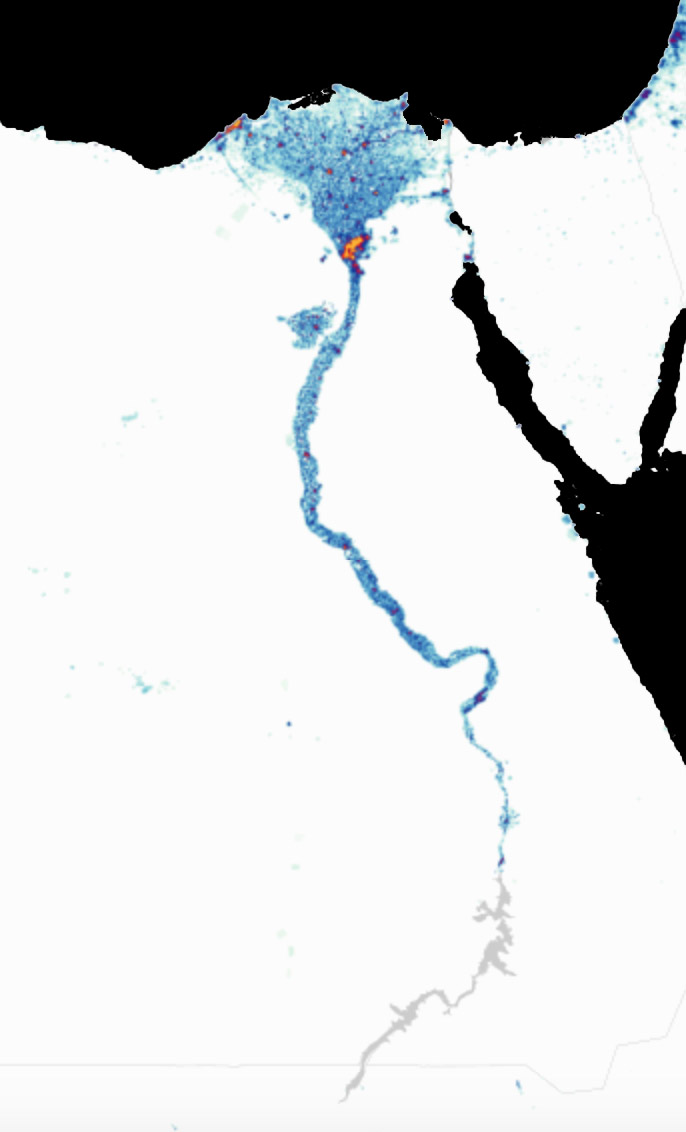
%> input picture Source Code/FinalOriginalCreation/NileRiver.jpg, 686 x 1132 px
$ octave OriginalCreationScript.m   (GNU Octave 9; MATLAB toolbox functions it lacks are replaced by stand-ins)
%> lines starting %> are read from the running program, lines starting %| are printed output that depends on the picture
%% The Merge Version 2

%% Configurable variables
startingInfectionProbability = 0.1;

%% Juds Masking
image = imread('NileRiver.jpg');
%> image is the input picture: size 1132x686x3 uint8; mean R, G, B 207.8, 210.2, 211.4
imageR = image(:,:,1);
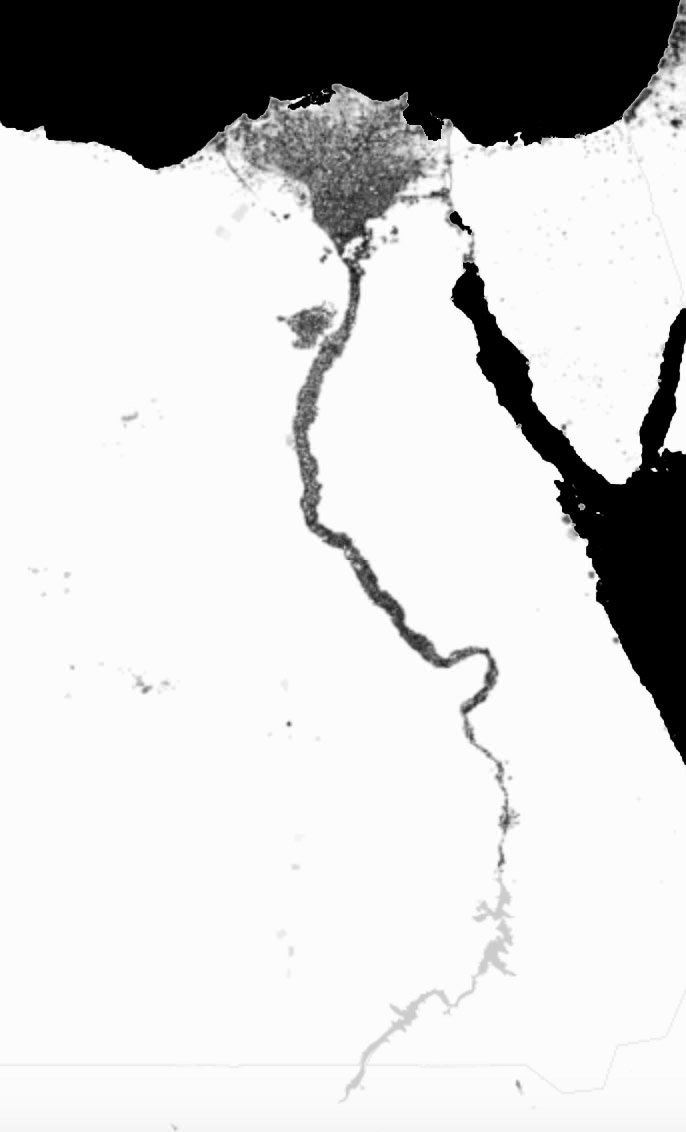
%> imageR: size 1132x686 uint8; min 0, max 255, mean 207.8
imageG = image(:,:,2);
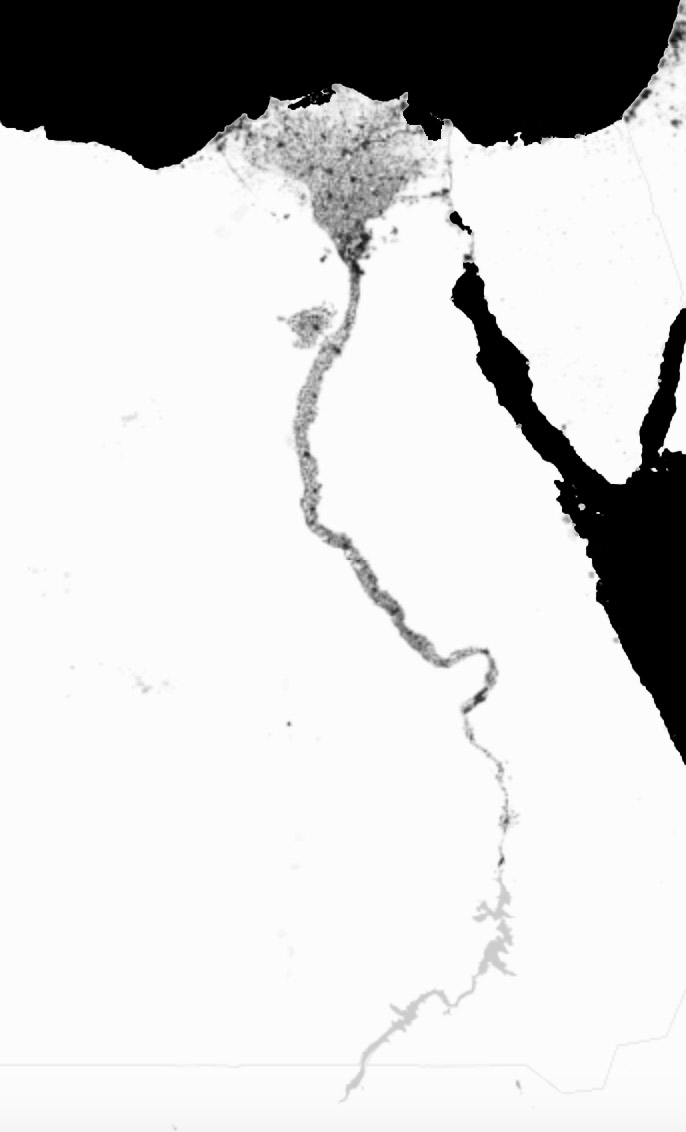
%> imageG: size 1132x686 uint8; min 0, max 255, mean 210.2
imageB = image(:,:,3);
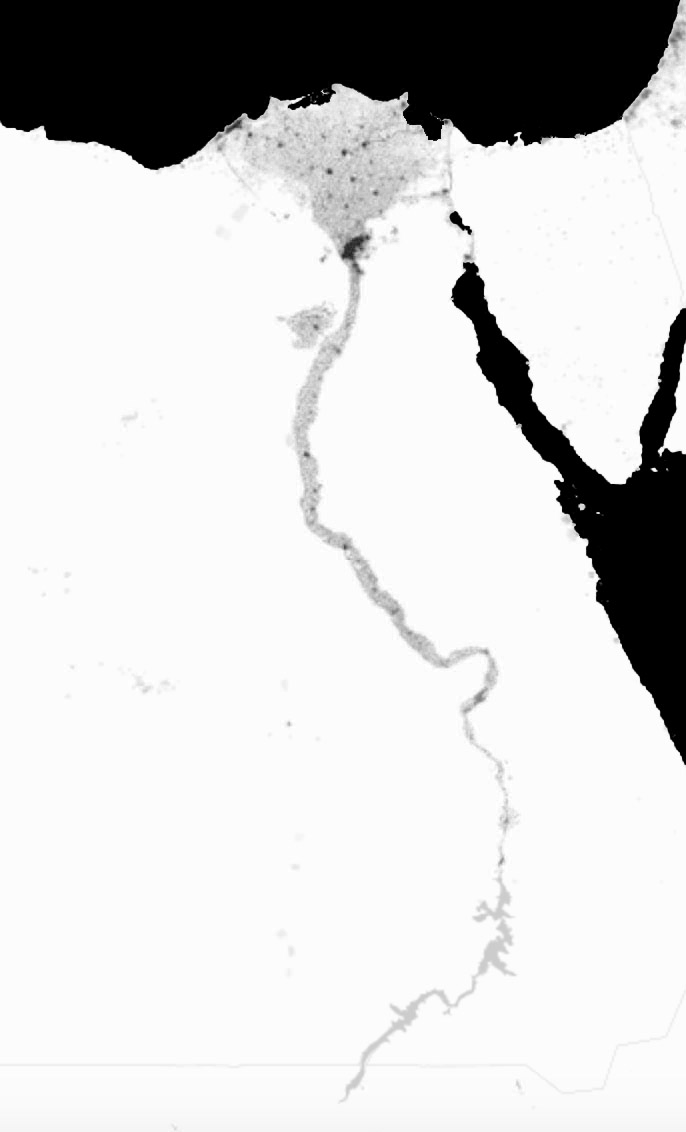
%> imageB: size 1132x686 uint8; min 0, max 255, mean 211.4
[Rows,Columns,dim] = size(image);
%> Rows = 1132; Columns = 686; dim = 3

% All the important values to make troubleshooting / calibration easier.

% Tolerance
t = 17;
% Blue tolerance (Needs to be smaller due to the lower "spread" of blue.
bt = 12;
%

%_______________________________________________________________________

% Pre-Everything Goal: Set up legend
legend_1 = imread('legend.jpg');
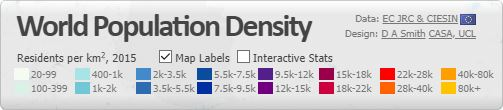
%> input picture Source Code/FinalOriginalCreation/legend.JPG, 503 x 110 px
%> legend_1 is the input picture: size 110x503x3 uint8; mean R, G, B 211.1, 209.1, 210.1
% Legend Details are as follows: la   (meaning legend a), lb, lc, ...

l1 = legend_1(74,24,:);
%> l1 = [245 251 237]
l2 = legend_1(88,24,:);
%> l2 = [216 244 230]
l3 = legend_1(74,84,:);
%> l3 = [168 227 235]
l4 = legend_1(88,84,:);
%> l4 = [122 197 216]
l5 = legend_1(74,144,:);
%> l5 = [67 138 204]
l6 = legend_1(88,144,:);
%> l6 = [49 103 189]
l7 = legend_1(74,204,:);
%> l7 = [3 81 155]
l8 = legend_1(88,204,:);
%> l8 = [0 48 163]
l9 = legend_1(74,264,:);
%> l9 = [87 31 130]
l10 = legend_1(88,264,:);
%> l10 = [104 0 114]
l11 = legend_1(74,324,:);
%> l11 = [159 0 77]
l12 = legend_1(88,324,:);
%> l12 = [200 2 61]
l13 = legend_1(74,384,:);
%> l13 = [245 5 0]
l14 = legend_1(88,384,:);
%> l14 = [255 96 0]
l15 = legend_1(74,448,:);
%> l15 = [251 157 9]
l16 = legend_1(88,448,:);
%> l16 = [255 192 0]


% Goal 1: Split to component colours
l1r = l1(1,1,1);
%> l1r = 245
l1g = l1(1,1,2);
%> l1g = 251
l1b = l1(1,1,3);
%> l1b = 237

l2r = l2(1,1,1);
%> l2r = 216
l2g = l2(1,1,2);
%> l2g = 244
l2b = l2(1,1,3);
%> l2b = 230

l3r = l3(1,1,1);
%> l3r = 168
l3g = l3(1,1,2);
%> l3g = 227
l3b = l3(1,1,3);
%> l3b = 235

l4r = l4(1,1,1);
%> l4r = 122
l4g = l4(1,1,2);
%> l4g = 197
l4b = l4(1,1,3);
%> l4b = 216

l5r = l5(1,1,1);
%> l5r = 67
l5g = l5(1,1,2);
%> l5g = 138
l5b = l5(1,1,3);
%> l5b = 204

l6r = l6(1,1,1);
%> l6r = 49
l6g = l6(1,1,2);
%> l6g = 103
l6b = l6(1,1,3);
%> l6b = 189

l7r = l7(1,1,1);
%> l7r = 3
l7g = l7(1,1,2);
%> l7g = 81
l7b = l7(1,1,3);
%> l7b = 155

l8r = l8(1,1,1);
%> l8r = 0
l8g = l8(1,1,2);
%> l8g = 48
l8b = l8(1,1,3);
%> l8b = 163

l9r = l9(1,1,1);
%> l9r = 87
l9g = l9(1,1,2);
%> l9g = 31
l9b = l9(1,1,3);
%> l9b = 130

l10r = l10(1,1,1);
%> l10r = 104
l10g = l10(1,1,2);
%> l10g = 0
l10b = l10(1,1,3);
%> l10b = 114

l11r = l11(1,1,1);
%> l11r = 159
l11g = l11(1,1,2);
%> l11g = 0
l11b = l11(1,1,3);
%> l11b = 77

l12r = l12(1,1,1);
%> l12r = 200
l12g = l12(1,1,2);
%> l12g = 2
l12b = l12(1,1,3);
%> l12b = 61

l13r = l13(1,1,1);
%> l13r = 245
l13g = l13(1,1,2);
%> l13g = 5
l13b = l13(1,1,3);
%> l13b = 0

l14r = l14(1,1,1);
%> l14r = 255
l14g = l14(1,1,2);
%> l14g = 96
l14b = l14(1,1,3);
%> l14b = 0

l15r = l15(1,1,1);
%> l15r = 251
l15g = l15(1,1,2);
%> l15g = 157
l15b = l15(1,1,3);
%> l15b = 9

l16r = l16(1,1,1);
%> l16r = 255
l16g = l16(1,1,2);
%> l16g = 192
l16b = l16(1,1,3);
%> l16b = 0

% Goal 2: Automasker
    % Red Mask
for x = 1:Rows
    for y = 1:Columns
        if imageR(x,y) >= l1r-t && imageR(x,y) <= l1r+t
            imageR(x,y) = l1r;
        elseif imageR(x,y) >= l2r-t && imageR(x,y) <= l2r+t
            imageR(x,y) = l2r;
        elseif imageR(x,y) >= l3r-t && imageR(x,y) <= l3r+t
            imageR(x,y) = l3r;
        elseif imageR(x,y) >= l4r-t && imageR(x,y) <= l4r+t
            imageR(x,y) = l4r;
        elseif imageR(x,y) >= l5r-t && imageR(x,y) <= l5r+t
            imageR(x,y) = l5r;
        elseif imageR(x,y) >= l6r-t && imageR(x,y) <= l6r+t
            imageR(x,y) = l6r;
        elseif imageR(x,y) >= l7r-t && imageR(x,y) <= l7r+t
            imageR(x,y) = l7r;
        elseif imageR(x,y) >= l8r-t && imageR(x,y) <= l8r+t
            imageR(x,y) = l8r;
        elseif imageR(x,y) >= l9r-t && imageR(x,y) <= l9r+t
            imageR(x,y) = l9r;
        elseif imageR(x,y) >= l10r-t && imageR(x,y) <= l10r+t
            imageR(x,y) = l10r;
        elseif imageR(x,y) >= l11r-t && imageR(x,y) <= l11r+t
            imageR(x,y) = l11r;
        elseif imageR(x,y) >= l12r-t && imageR(x,y) <= l12r+t
            imageR(x,y) = l12r;
        elseif imageR(x,y) >= l13r-t && imageR(x,y) <= l13r+t
            imageR(x,y) = l13r;
        elseif imageR(x,y) >= l14r-t && imageR(x,y) <= l14r+t
            imageR(x,y) = l14r;
        elseif imageR(x,y) >= l15r-t && imageR(x,y) <= l15r+t
            imageR(x,y) = l15r;
        elseif imageR(x,y) >= l16r-t && imageR(x,y) <= l16r+t
            imageR(x,y) = l16r;
        else
            imageR(x,y) = 0;
        end
    end
end

% Green Mask

for x = 1:Rows
    for y = 1:Columns
        if imageG(x,y) >= l1g-t && imageG(x,y) <= l1g+t
            imageG(x,y) = l1g;
        elseif imageG(x,y) >= l2g-t && imageG(x,y) <= l2g+t
            imageG(x,y) = l2g;
        elseif imageG(x,y) >= l3g-t && imageG(x,y) <= l3g+t
            imageG(x,y) = l3g;
        elseif imageG(x,y) >= l4g-t && imageG(x,y) <= l4g+t
            imageG(x,y) = l4g;
        elseif imageG(x,y) >= l5g-t && imageG(x,y) <= l5g+t
            imageG(x,y) = l5g;
        elseif imageG(x,y) >= l6g-t && imageG(x,y) <= l6g+t
            imageG(x,y) = l6g;
        elseif imageG(x,y) >= l7g-t && imageG(x,y) <= l7g+t
            imageG(x,y) = l7g;
        elseif imageG(x,y) >= l8g-t && imageG(x,y) <= l8g+t
            imageG(x,y) = l8g;
        elseif imageG(x,y) >= l9g-t && imageG(x,y) <= l9g+t
            imageG(x,y) = l9g;
        elseif imageG(x,y) >= l10g-t && imageG(x,y) <= l10g+t
            imageG(x,y) = l10g;
        elseif imageG(x,y) >= l11g-t && imageG(x,y) <= l11g+t
            imageG(x,y) = l11g;
        elseif imageG(x,y) >= l12g-t && imageG(x,y) <= l12g+t
            imageG(x,y) = l12g;
        elseif imageG(x,y) >= l13g-t && imageG(x,y) <= l13g+t
            imageG(x,y) = l13g;
        elseif imageG(x,y) >= l14g-t && imageG(x,y) <= l14g+t
            imageG(x,y) = l14g;
        elseif imageG(x,y) >= l15g-t && imageG(x,y) <= l15g+t
            imageG(x,y) = l15g;
        elseif imageG(x,y) >= l16g-t && imageG(x,y) <= l16g+t
            imageG(x,y) = l16g;
        else
            imageG(x,y) = 0;
        end
    end
end

% Blue Mask

%> (the run ends here)
